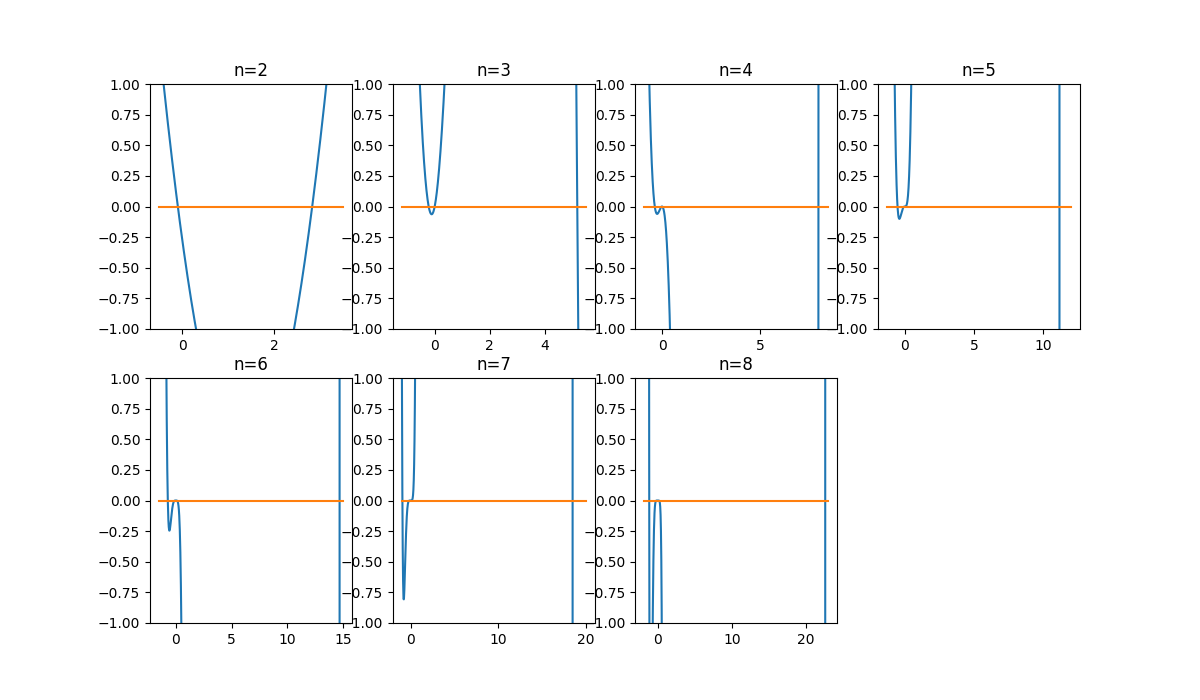

The Python source for this figure:
#!/usr/bin/env python3

from math import sqrt
from numpy.linalg import det as rdet # for testing
import matplotlib.pyplot as plt
import numpy as np
import time

# λ for copy purposes

# -~*~- Problem 2 -~*~-
def A(i, j):
    """Returns i-th row and j-th col of A"""
    return sqrt(i+1 + j+1 - 1)

def genA(n):
    """Returns matrix An"""
    return [[A(r,c) for c in range(n)] for r in range(n)]

def det(A):
    """Returns the determinant of matrix A. Mutates A."""
    A = np.matrix(A)
    for c in range(len(A)):
        for r in range(c+1, len(A)):
            to_elim = A[r,c]
            diag_factor = A[c,c]
            if diag_factor == 0: continue
            scale = float(to_elim/diag_factor)
            A[r] = (A[r] - scale*A[c])
    prod = 1
    for i in range(len(A)):
        prod *= A[i,i]
    return prod

def pn(A, lam):
    """returns det(A-λ*I)"""
    return det(A-lam*np.eye(len(A)))

def run(n):
    """Returns tuple with (x, det(A-λI)). Tuned for n=2..8 and A above."""
    A = genA(n)
    step = 1000
    if n == 2: start, end = -.5, 3.5
    elif n == 3: start, end = -1.2, 5.5
    elif n == 4: start, end = -.9,8.5
    elif n == 5: start, end = -1.3,12
    elif n == 6: start, end = -1.5,15
    elif n == 7: start, end = -1, 20
    elif n == 8: start, end = -1.8,23 
    else: start, end = -5, 5

    x = np.arange(start, end, (end-start)/step)
    return (x, [pn(A, l) for l in x])

def report():
    """
    Runs the report to be turned in.

    For n=2,...,8
        draw pn and find zeros, eigen values
    """
    plt.figure(figsize=(12,7))
    for n in range(2, 9):
        x,l = run(n)
        plt.subplot(2, 4, n-1)
        plt.title('n='+str(n))
        plt.plot(x, l, x, [0 for i in x])
        plt.gca().set_ylim([-1, 1])
    plt.show()

def test():
    """"""
    pass

def test_plot():
    """Guide to plotting..."""
    def test_f(x):
        return np.sin(x)
    A = genA(3)
    x = np.arange(0.0, 5.0, 0.05)
    plt.figure(1)
    plt.subplot(231)
    plt.plot(x, test_f(x), 'r-')
    plt.subplot(233)
    plt.plot(x, test_f(x), 'b-')
    plt.subplot(232)
    plt.plot(x, [pn(A, l) for l in x], 'g-')
    plt.show()

if __name__ == '__main__':
    report()
    #test()
